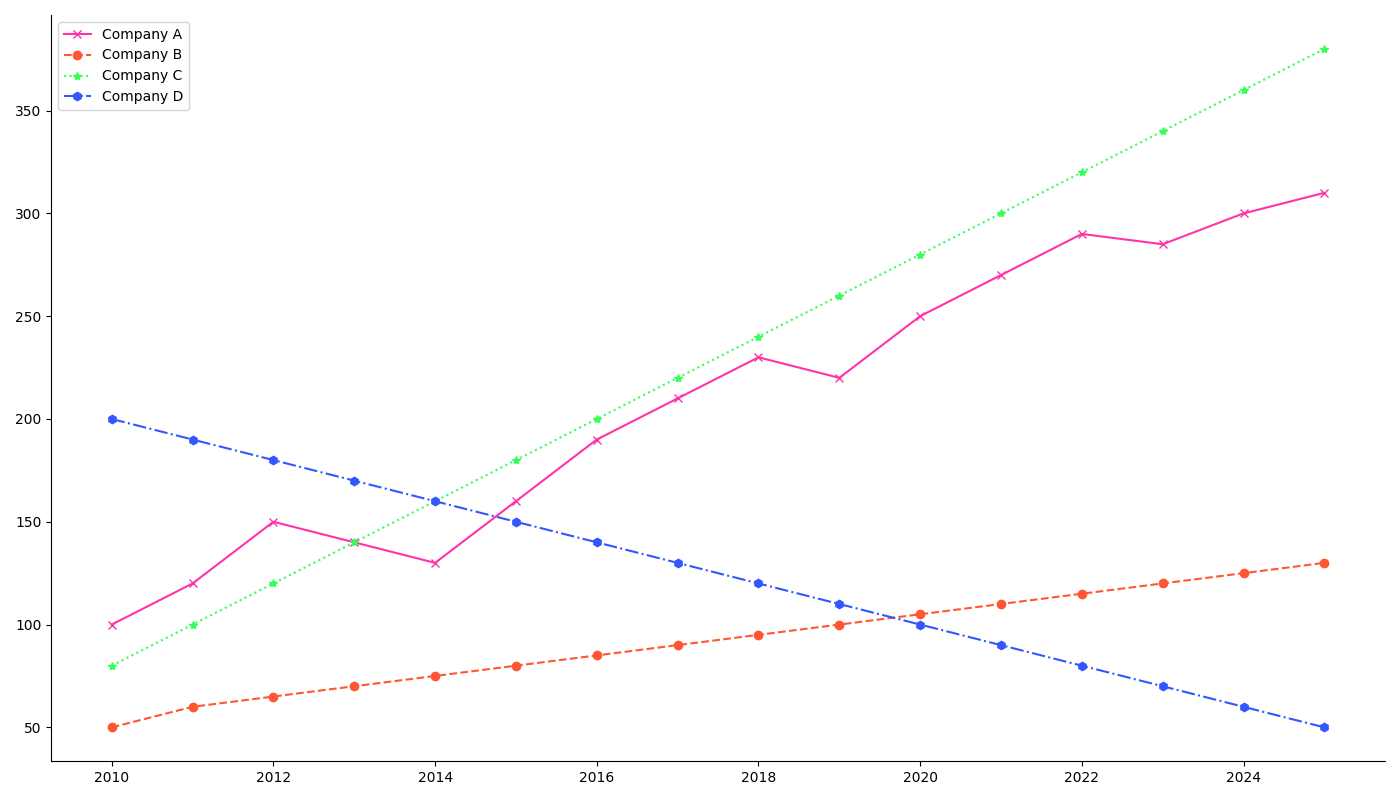

Write Python code to recreate this figure.
import matplotlib.pyplot as plt
import numpy as np

years = np.arange(2010, 2026)

company_a = np.array([100, 120, 150, 140, 130, 160, 190, 210, 230, 220, 250, 270, 290, 285, 300, 310])
company_b = np.array([50, 60, 65, 70, 75, 80, 85, 90, 95, 100, 105, 110, 115, 120, 125, 130])
company_c = np.array([80, 100, 120, 140, 160, 180, 200, 220, 240, 260, 280, 300, 320, 340, 360, 380])
company_d = np.array([200, 190, 180, 170, 160, 150, 140, 130, 120, 110, 100, 90, 80, 70, 60, 50])

fig, ax = plt.subplots(figsize=(14, 8))

ax.plot(years, company_a, marker='x', linestyle='-', color='#FF33A8')  # Changed to Company D's original color
ax.plot(years, company_b, marker='o', linestyle='--', color='#FF5733')  # Changed to Company A's original color
ax.plot(years, company_c, marker='*', linestyle=':', color='#33FF57')  # Changed to Company B's original color
ax.plot(years, company_d, marker='h', linestyle='-.', color='#3357FF')  # Changed to Company C's original color

ax.legend(['Company A', 'Company B', 'Company C', 'Company D'], loc='upper left')
ax.grid(False)
ax.spines['right'].set_visible(False)
ax.spines['top'].set_visible(False)

plt.tight_layout()
plt.show()
